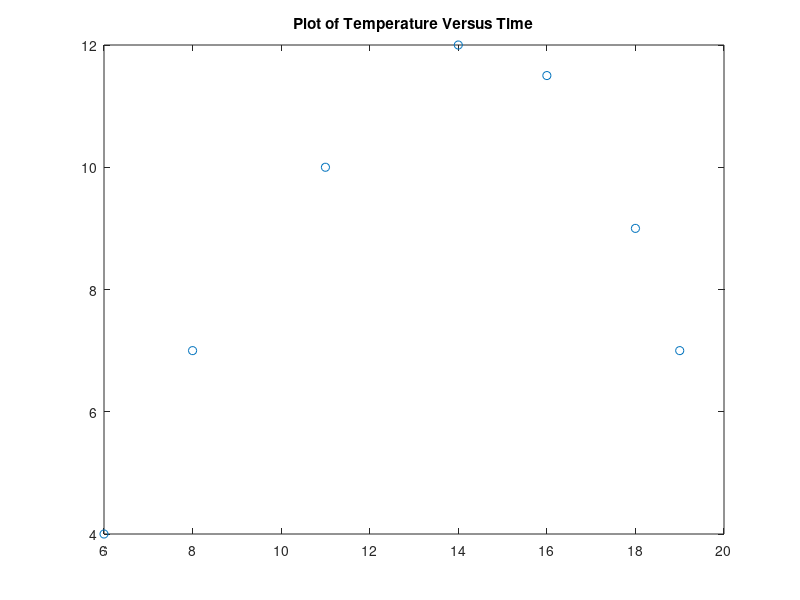
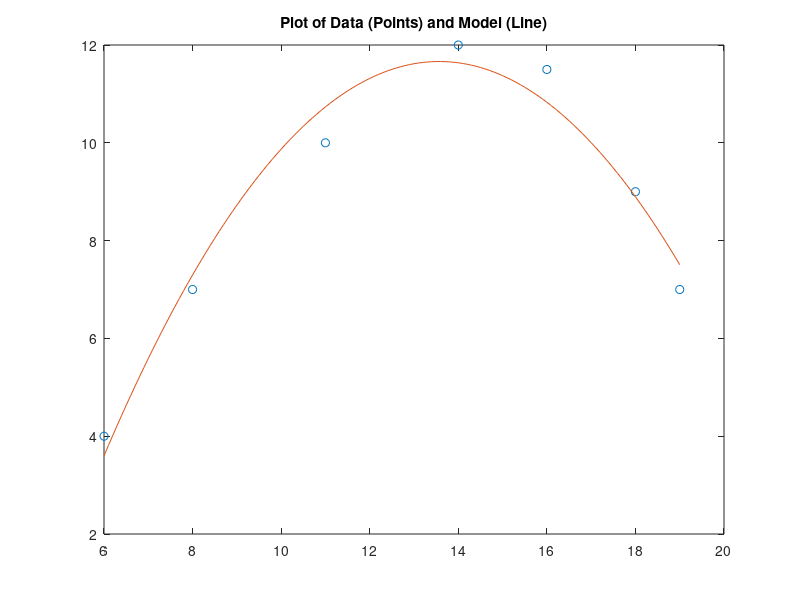

Write MATLAB code to recreate these figures, in order.
%Polynomial regression
Time = [6 8 11 14 16 18 19];
Temp = [4 7 10 12 11.5 9 7];
plot(Time,Temp,'o')
title('Plot of Temperature Versus Time')
coeff = polyfit(Time,Temp,2);
TimeNew = 6:0.1:19;
TempNew = polyval(coeff,TimeNew);
figure
plot(Time,Temp,'o', TimeNew, TempNew)
title('Plot of Data (Points) and Model (Line)')